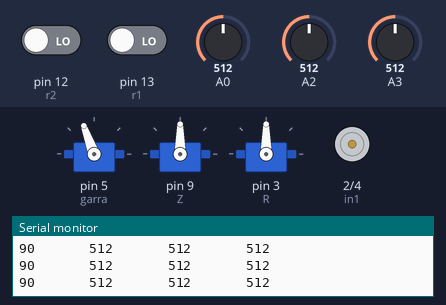
Recording of a sketch running on a simulated Arduino Uno, built with avr-gcc and run on an emulated ATmega328P. Shown: 3 × servo, motor-driver pin pairs drawn as motors (green arrow = first pin HIGH = forward, orange = second pin HIGH = backward, longer = more drive), the last lines printed to the serial monitor. Inputs (shaded band) come from the test bench; at power-on: pin 12 (r2) LOW, pin 13 (r1) LOW, A2 = 512, A0 = 512, A3 = 512.

Above: at 1.2 s.
1.3 s: pin 12 (r2) driven HIGH
At 3.6 s:
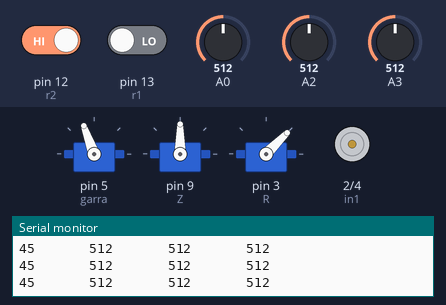
4.3 s: pin 13 (r1) driven HIGH
At 4.9 s:
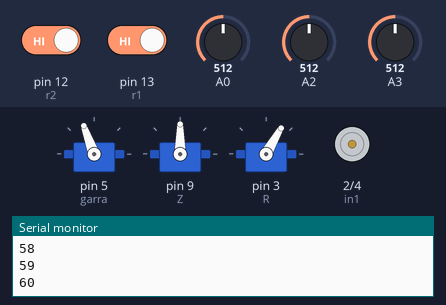
7.3 s: pin 12 (r2) driven LOW
At 8.4 s:
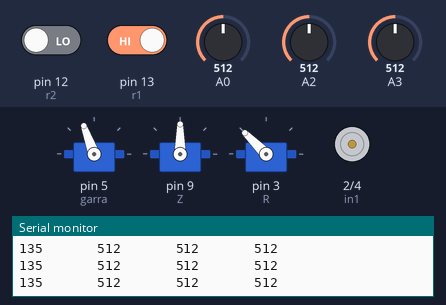
10.3 s: A2 set to 217
11.8 s: A2 set to 191
At 12.7 s:
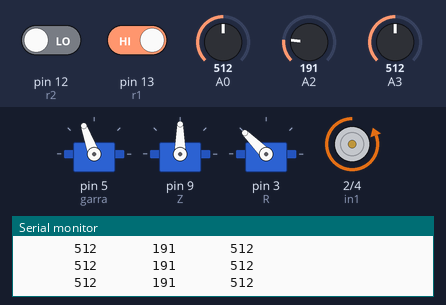
13.3 s: A2 set to 810
At 13.9 s:
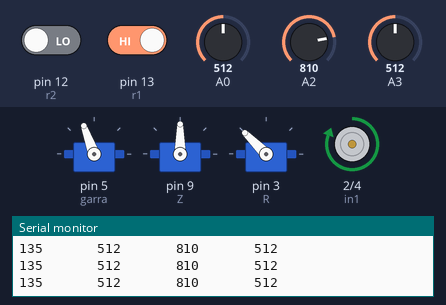
Timing chart, 0 to 15.8 s (numbered marks = the images above; inputs shaded):
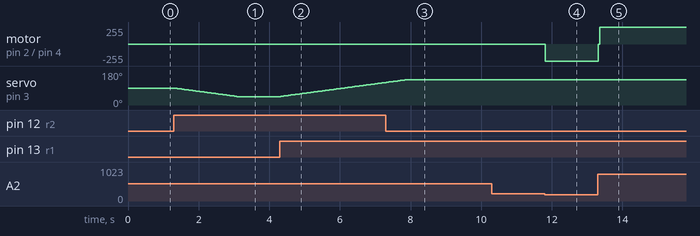

The sketch:

Control_garra_robotica.ino
```cpp
/*
vrx y vry en A0 y a A1
Botones a pines 13 y 12
Potenciómetro en A2
ENA al pin 8
IN1 del shield al pin 11
IN2 del shield al pin 3
Control Servo 360 a pin 6
Control Servo 180 a pin 9
*/

#include <Servo.h>
Servo R;
Servo Z;
Servo garra;

int deg = 90;

int r1 = 13;
int r2 = 12;

int in1 = 2;
int in2 = 4;
int enA = 8;
int vel = 255;

int mov;
int pot;

void setup() {
  pinMode(A0, INPUT);
  pinMode(A3, INPUT);
  pinMode(A2, INPUT);
  pinMode(in1, OUTPUT);
  pinMode(in2, OUTPUT);
  pinMode(r1, INPUT);
  pinMode(r2, INPUT);
  garra.attach(5);
  Z.attach(9);
  R.attach(3);
  R.write(90);
  Serial.begin(9600);
}

void loop() {
  //Bloquea el codo y deshabilita la muñeca
  Z.write(90);
  //R.write(deg);
  digitalWrite(in1, LOW);
  digitalWrite(in2, LOW);
  Serial.print(deg);
  Serial.print("       ");
  Serial.print(analogRead(A0));
  Serial.print("       ");
  Serial.print(analogRead(A2));
  Serial.print("       ");
  Serial.println(pot);


  //Gira a la izquierda el servo del hombro
  while(digitalRead(r1) == true && deg != 135){
    deg ++;
    R.write(deg);
    Serial.println(deg);
    delay(40);
  }

  //Gira a la derecha el servo del hombro
  while(digitalRead(r2) == true && deg != 45){
    deg --;
    R.write(deg);
    Serial.println(deg);
    delay(40);
  }

//Mueve a la izquierda el codo
  while(analogRead(A2) > 800){
    digitalWrite(4, LOW);
    digitalWrite(2, HIGH);
    Serial.print(deg);
    Serial.print("       ");
    Serial.print(analogRead(A0));
    Serial.print("       ");
    Serial.print(analogRead(A2));
    Serial.print("       ");
    Serial.println(pot);
  }

  //Mueve a la derecha el codo
  while(analogRead(A2) < 200){
    digitalWrite(2, LOW);
    digitalWrite(4, HIGH);
    //Serial.print(deg);
    Serial.print("       ");
    Serial.print(analogRead(A0));
    Serial.print("       ");
    Serial.print(analogRead(A2));
    Serial.print("       ");
    Serial.println(pot);
  }

  //Sube la muñeca
  while(analogRead(A0) > 800){
    Z.write(0);
    R.write(deg);
   Serial.print(deg);
    Serial.print("       ");
    Serial.print(analogRead(A0));
    Serial.print("       ");
    Serial.print(analogRead(A2));
    Serial.print("       ");
    Serial.println(pot);
  }

  //Baja la muñeca
  while(analogRead(A0) < 200){
    Z.write(180);
    //R.write(deg);
   Serial.print(deg);
    Serial.print("       ");
    Serial.print(analogRead(A0));
    Serial.print("       ");
    Serial.print(analogRead(A2));
    Serial.print("       ");
    Serial.println(pot);
  }

  //Control para abrir y cerrar la garra
  pot = analogRead(A3);

  //mov = map(pot, 0, 1023, 35, 110);
  if (pot < 500){
    garra.write(35);
  }
  if (pot > 500){
    garra.write(110);
  }
}
```

Measured:
- the behaviour switches between 200 and 199 on A2 (found by bisection; images 3 and 4)
- after the input at 1.3 s, servo on pin 3 (R): moves from 90° to 45° over 1.8 s, starting at once
- after the input at 4.3 s, servo on pin 3 (R): moves from 45° to 119° over 2.9 s, starting at once
- after the input at 7.3 s, servo on pin 3 (R): goes on until 7.9 s, then stays 135°
- after the input at 11.8 s, motor on pin 2 (in1) / pin 4 (in2): stopped → backward 255/255 at once
- after the input at 13.3 s, motor on pin 2 (in1) / pin 4 (in2): backward 255/255 → forward 255/255 at once
